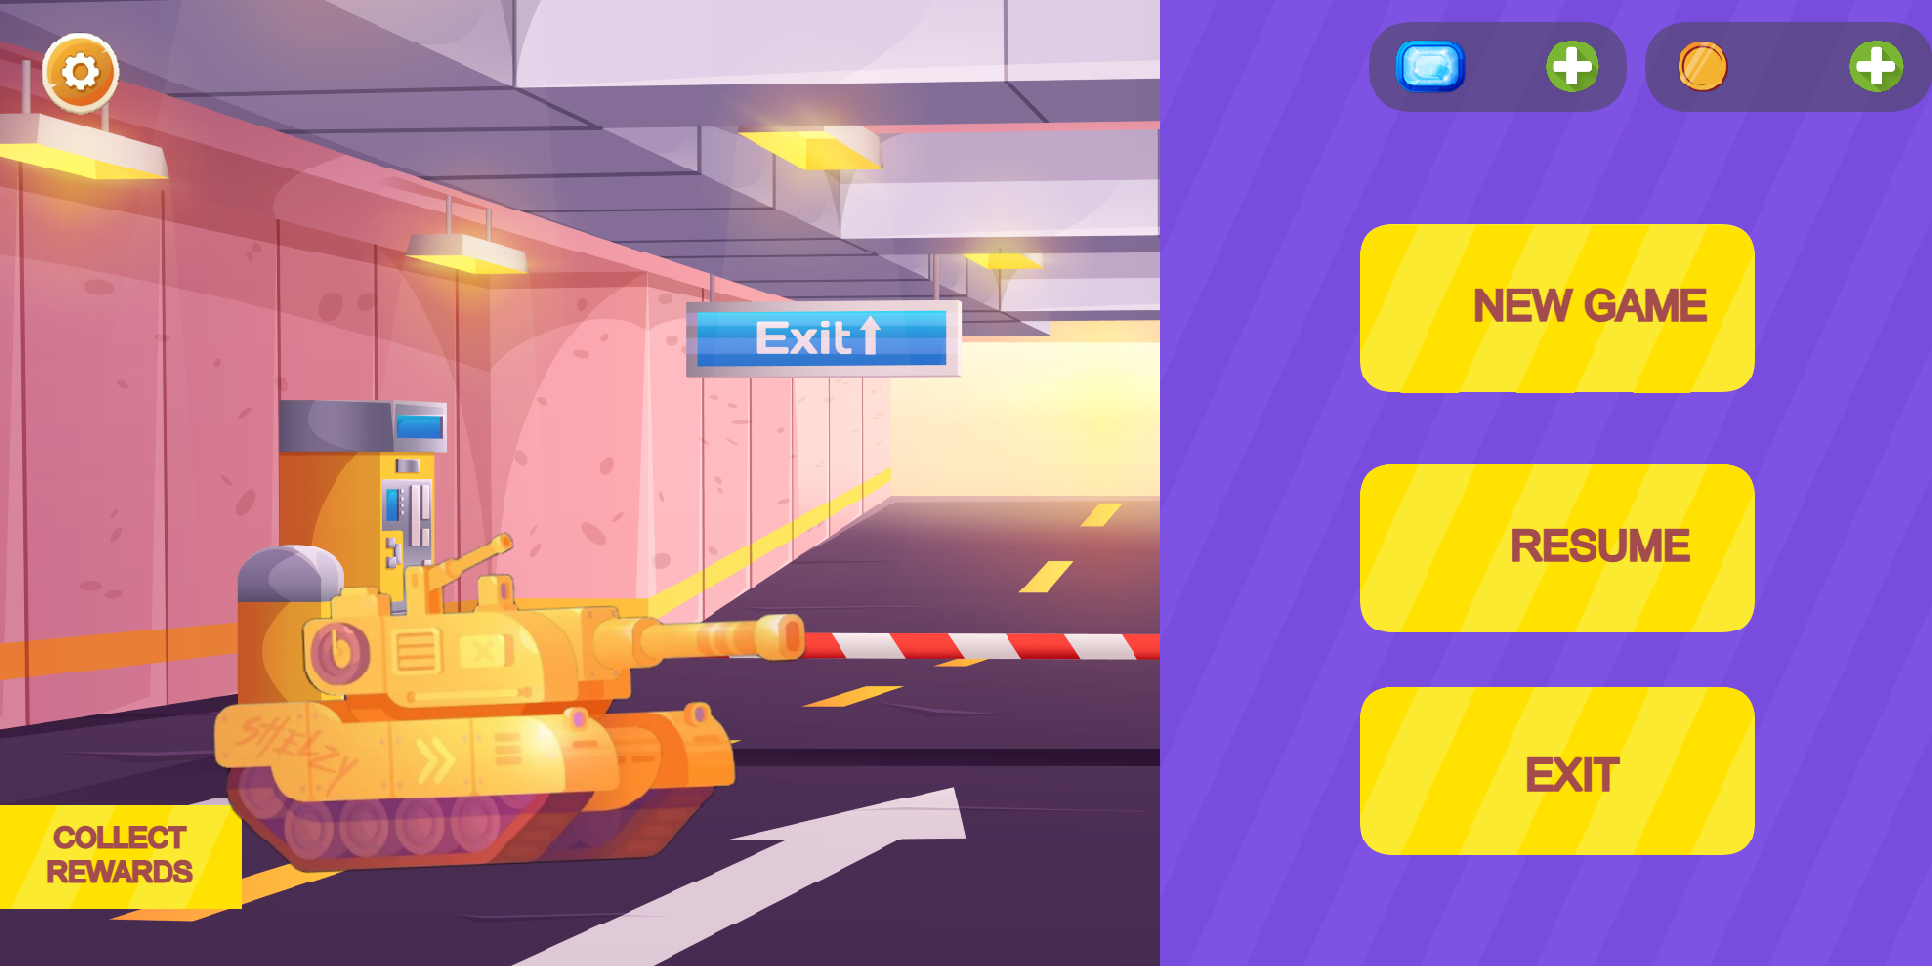

Tiled map render using the project's own tile images. Description and the whole map definition, tile-layer contents included, below:
An orthogonal 46x23 tile map with 42x42 px tiles, 1 tile layer (Tile Layer 1).

<map version="1.9" tiledversion="1.9.2" orientation="orthogonal" renderorder="right-down" width="46" height="23" tilewidth="42" tileheight="42" infinite="0" nextlayerid="2" nextobjectid="1">
 <tileset firstgid="1" name="maaain" tilewidth="42" tileheight="42" spacing="2" margin="1" tilecount="1058" columns="46">
  <image source="maaain.png" width="2048" height="1024" />
 </tileset>
 <layer id="1" name="Tile Layer 1" width="46" height="23">
  <data encoding="csv">
1,2,3,4,5,6,7,8,9,10,11,12,13,14,15,16,17,18,19,20,21,22,23,24,25,26,27,28,29,30,31,32,33,34,35,36,37,38,39,40,41,42,43,44,45,46,
47,48,49,50,51,52,53,54,55,56,57,58,59,60,61,62,63,64,65,66,67,68,69,70,71,72,73,74,75,76,77,78,79,80,81,82,83,84,85,86,87,88,89,90,91,92,
93,94,95,96,97,98,99,100,101,102,103,104,105,106,107,108,109,110,111,112,113,114,115,116,117,118,119,120,121,122,123,124,125,126,127,128,129,130,131,132,133,134,135,136,137,138,
139,140,141,142,143,144,145,146,147,148,149,150,151,152,153,154,155,156,157,158,159,160,161,162,163,164,165,166,167,168,169,170,171,172,173,174,175,176,177,178,179,180,181,182,183,184,
185,186,187,188,189,190,191,192,193,194,195,196,197,198,199,200,201,202,203,204,205,206,207,208,209,210,211,212,213,214,215,216,217,218,219,220,221,222,223,224,225,226,227,228,229,230,
231,232,233,234,235,236,237,238,239,240,241,242,243,244,245,246,247,248,249,250,251,252,253,254,255,256,257,258,259,260,261,262,263,264,265,266,267,268,269,270,271,272,273,274,275,276,
277,278,279,280,281,282,283,284,285,286,287,288,289,290,291,292,293,294,295,296,297,298,299,300,301,302,303,304,305,306,307,308,309,310,311,312,313,314,315,316,317,318,319,320,321,322,
323,324,325,326,327,328,329,330,331,332,333,334,335,336,337,338,339,340,341,342,343,344,345,346,347,348,349,350,351,352,353,354,355,356,357,358,359,360,361,362,363,364,365,366,367,368,
369,370,371,372,373,374,375,376,377,378,379,380,381,382,383,384,385,386,387,388,389,390,391,392,393,394,395,396,397,398,399,400,401,402,403,404,405,406,407,408,409,410,411,412,413,414,
415,416,417,418,419,420,421,422,423,424,425,426,427,428,429,430,431,432,433,434,435,436,437,438,439,440,441,442,443,444,445,446,447,448,449,450,451,452,453,454,455,456,457,458,459,460,
461,462,463,464,465,466,467,468,469,470,471,472,473,474,475,476,477,478,479,480,481,482,483,484,485,486,487,488,489,490,491,492,493,494,495,496,497,498,499,500,501,502,503,504,505,506,
507,508,509,510,511,512,513,514,515,516,517,518,519,520,521,522,523,524,525,526,527,528,529,530,531,532,533,534,535,536,537,538,539,540,541,542,543,544,545,546,547,548,549,550,551,552,
553,554,555,556,557,558,559,560,561,562,563,564,565,566,567,568,569,570,571,572,573,574,575,576,577,578,579,580,581,582,583,584,585,586,587,588,589,590,591,592,593,594,595,596,597,598,
599,600,601,602,603,604,605,606,607,608,609,610,611,612,613,614,615,616,617,618,619,620,621,622,623,624,625,626,627,628,629,630,631,632,633,634,635,636,637,638,639,640,641,642,643,644,
645,646,647,648,649,650,651,652,653,654,655,656,657,658,659,660,661,662,663,664,665,666,667,668,669,670,671,672,673,674,675,676,677,678,679,680,681,682,683,684,685,686,687,688,689,690,
691,692,693,694,695,696,697,698,699,700,701,702,703,704,705,706,707,708,709,710,711,712,713,714,715,716,717,718,719,720,721,722,723,724,725,726,727,728,729,730,731,732,733,734,735,736,
737,738,739,740,741,742,743,744,745,746,747,748,749,750,751,752,753,754,755,756,757,758,759,760,761,762,763,764,765,766,767,768,769,770,771,772,773,774,775,776,777,778,779,780,781,782,
783,784,785,786,787,788,789,790,791,792,793,794,795,796,797,798,799,800,801,802,803,804,805,806,807,808,809,810,811,812,813,814,815,816,817,818,819,820,821,822,823,824,825,826,827,828,
829,830,831,832,833,834,835,836,837,838,839,840,841,842,843,844,845,846,847,848,849,850,851,852,853,854,855,856,857,858,859,860,861,862,863,864,865,866,867,868,869,870,871,872,873,874,
875,876,877,878,879,880,881,882,883,884,885,886,887,888,889,890,891,892,893,894,895,896,897,898,899,900,901,902,903,904,905,906,907,908,909,910,911,912,913,914,915,916,917,918,919,920,
921,922,923,924,925,926,927,928,929,930,931,932,933,934,935,936,937,938,939,940,941,942,943,944,945,946,947,948,949,950,951,952,953,954,955,956,957,958,959,960,961,962,963,964,965,966,
967,968,969,970,971,972,973,974,975,976,977,978,979,980,981,982,983,984,985,986,987,988,989,990,991,992,993,994,995,996,997,998,999,1000,1001,1002,1003,1004,1005,1006,1007,1008,1009,1010,1011,1012,
1013,1014,1015,1016,1017,1018,1019,1020,1021,1022,1023,1024,1025,1026,1027,1028,1029,1030,1031,1032,1033,1034,1035,1036,1037,1038,1039,1040,1041,1042,1043,1044,1045,1046,1047,1048,1049,1050,1051,1052,1053,1054,1055,1056,1057,1058
</data>
 </layer>
</map>
